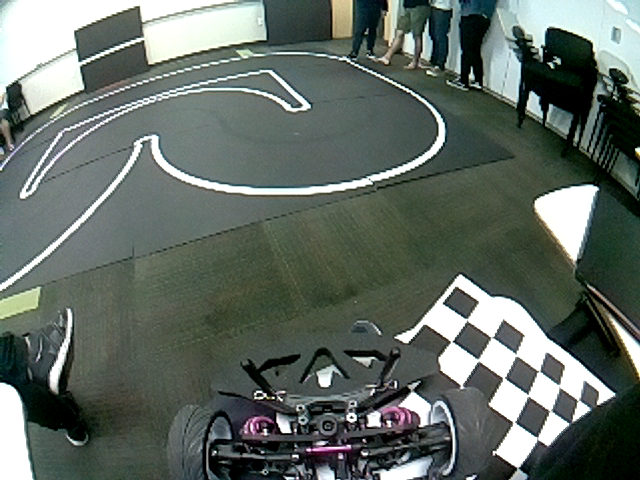
#> input picture photo/0.png, 640 x 480 px
$ python undistort.py photo/0.png   (older library calls are emulated)
#> lines starting #> are read from the running program, lines starting #| are printed output that depends on the picture
import cv2
import numpy as np
import sys

# You should replace these 3 lines with the output in calibration step
DIM=(640, 480)
K=np.array([[315.7567614147568, 0.0, 325.2083937909489], [0.0, 314.863821615827, 236.03070258095818], [0.0, 0.0, 1.0]])
D=np.array([[0.013587199812888646], [-0.14484457345521587], [0.17909595106791984], [-0.08317093662848575]])
def undistort(img_path):
#> called with img_path = 'photo/0.png'
    img = cv2.imread(img_path)
#> img is the input picture: shape (480, 640, 3); mean B, G, R 100.4, 107.5, 97.6
    h,w = img.shape[:2]
#> h = 480; w = 640
    map1, map2 = cv2.fisheye.initUndistortRectifyMap(K, D, np.eye(3), K, DIM, cv2.CV_16SC2)
    undistorted_img = cv2.remap(img, map1, map2, interpolation=cv2.INTER_LINEAR, borderMode=cv2.BORDER_CONSTANT)
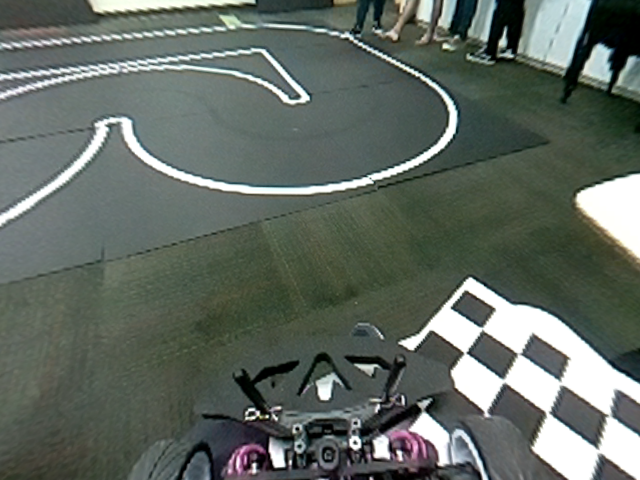
#> undistorted_img: shape (480, 640, 3); mean B, G, R 98.4, 106, 97.1
    cv2.imshow("undistorted", undistorted_img)
    cv2.waitKey(0)
    cv2.destroyAllWindows()
if __name__ == '__main__':
    for p in sys.argv[1:]:
        undistort(p)

$ run again, on photo/10.png
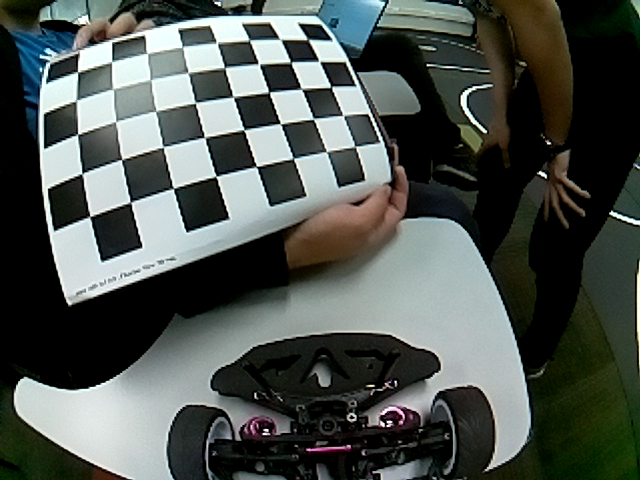
#> input picture photo/10.png, 640 x 480 px
#> in undistort, img is the input picture: shape (480, 640, 3); mean B, G, R 79.9, 84.5, 78.2
#> in undistort, `undistorted_img = cv2.remap(img, map1, map2, interpolation=cv2.INTER_L..`:
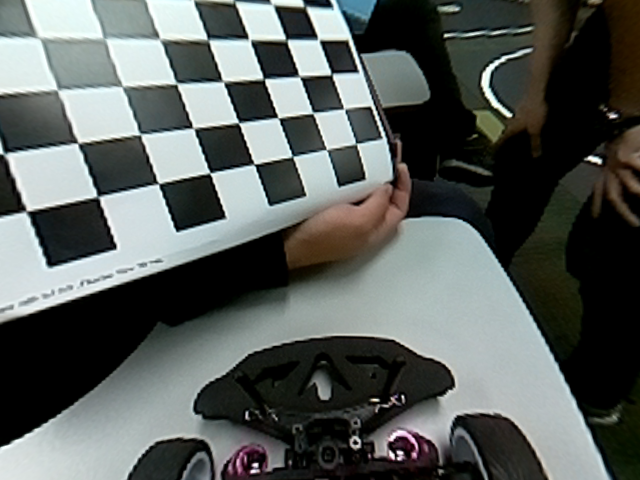
#> undistorted_img: shape (480, 640, 3); mean B, G, R 92.5, 95.3, 90.1

$ run again, on photo/11.png
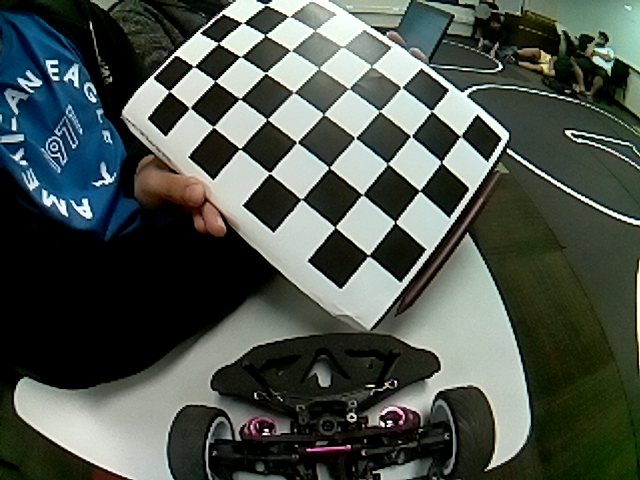
#> input picture photo/11.png, 640 x 480 px
#> in undistort, img is the input picture: shape (480, 640, 3); mean B, G, R 76.2, 83.6, 75.1
#> in undistort, `undistorted_img = cv2.remap(img, map1, map2, interpolation=cv2.INTER_L..`:
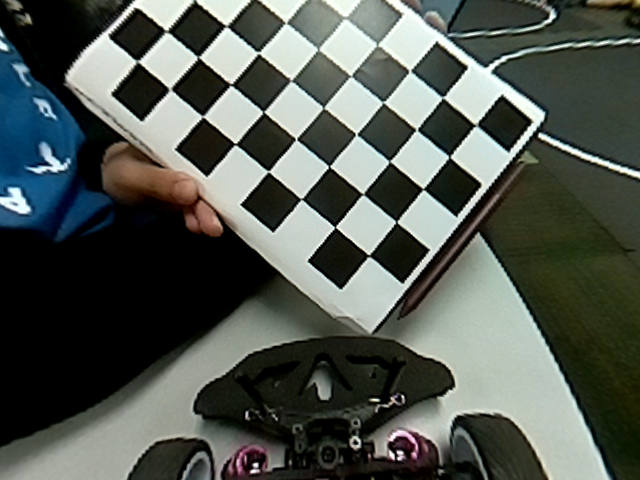
#> undistorted_img: shape (480, 640, 3); mean B, G, R 81.6, 88.4, 82.1

$ run again, on photo/12.png
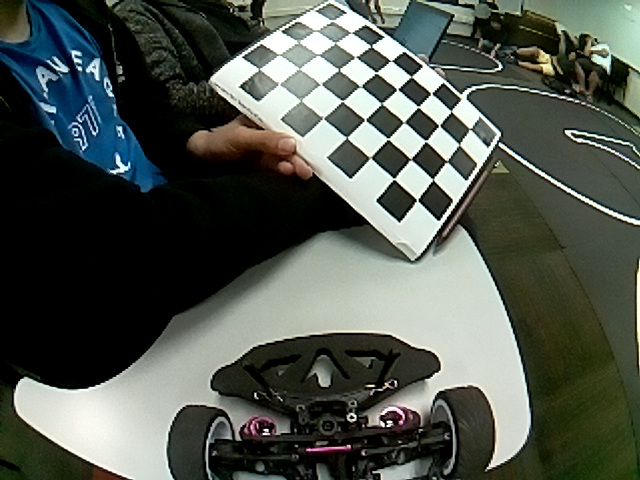
#> input picture photo/12.png, 640 x 480 px
#> in undistort, img is the input picture: shape (480, 640, 3); mean B, G, R 77.9, 86, 79.8
#> in undistort, `undistorted_img = cv2.remap(img, map1, map2, interpolation=cv2.INTER_L..`:
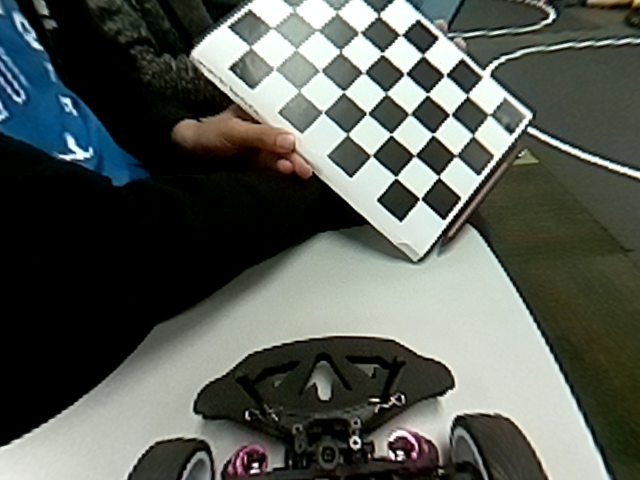
#> undistorted_img: shape (480, 640, 3); mean B, G, R 85.3, 91.9, 86.7
